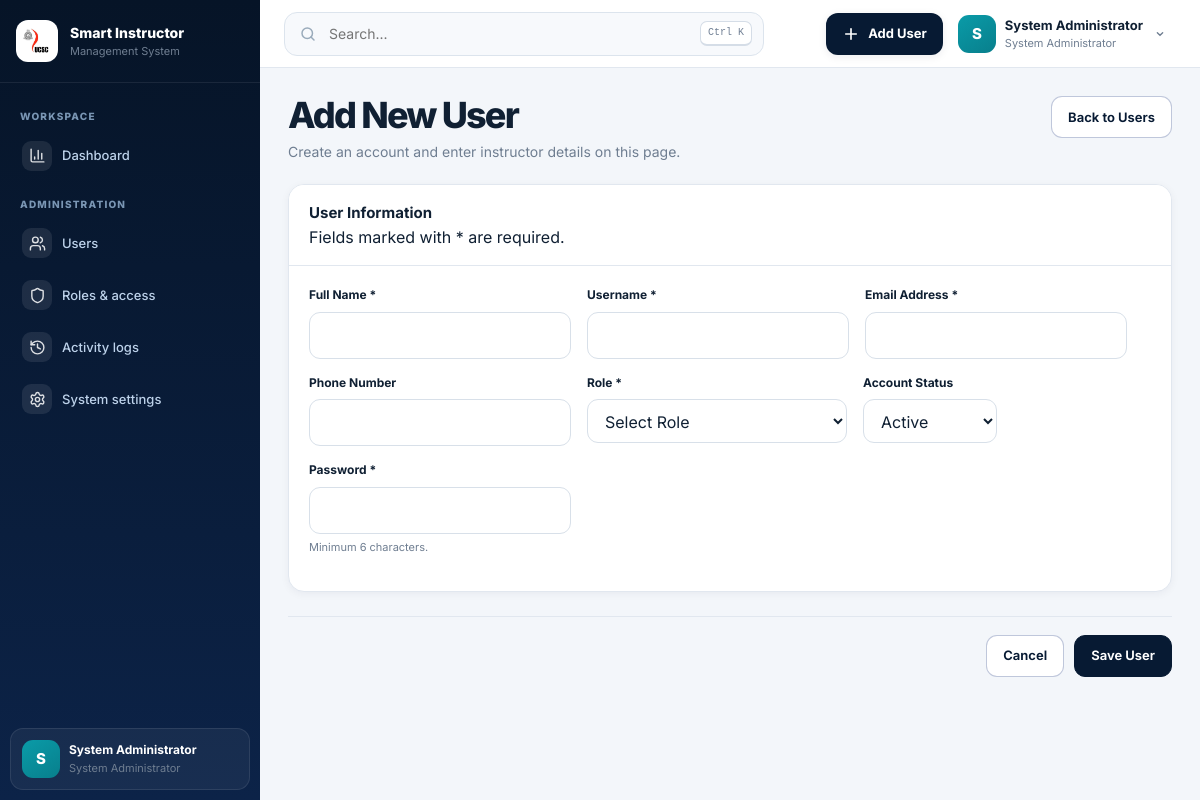
The page /admin/add_user.php (signed in) on the database its author committed.
### tables this page shows
CREATE TABLE `users` (
  `id` int(11) NOT NULL,
  `username` varchar(50) NOT NULL,
  `email` varchar(100) NOT NULL,
  `password` varchar(255) NOT NULL,
  `full_name` varchar(150) NOT NULL,
  `role_id` int(11) NOT NULL,
  `status` enum('active','inactive','suspended') DEFAULT 'active',
  `phone` varchar(20) DEFAULT NULL,
  `avatar_url` varchar(255) DEFAULT NULL,
  `created_at` timestamp NOT NULL DEFAULT current_timestamp(),
  `updated_at` timestamp NOT NULL DEFAULT current_timestamp() ON UPDATE current_timestamp()
);

CREATE TABLE `roles` (
  `id` int(11) NOT NULL,
  `role_name` varchar(100) NOT NULL,
  `description` text DEFAULT NULL,
  `created_at` timestamp NOT NULL DEFAULT current_timestamp()
);

### config/config.php (called while the page is built, shortened)
<?php
if (!function_exists('app_url')) {
    function app_url(string $path = ''): string {
        $path = ltrim($path, '/');
        return $path === '' ? SITE_URL : SITE_URL . '/' . $path;
    }
}

### includes/auth.php (called while the page is built, shortened)
<?php
require_once __DIR__ . '/../config/config.php';
require_once __DIR__ . '/../config/db.php';
function isLoggedIn() {
    return isset($_SESSION['user_id']) && !empty($_SESSION['user_id']);
}
function getCurrentUser() {
    global $pdo;
    static $cachedUser = null;
    if ($cachedUser === null) {
        $stmt = $pdo->prepare("SELECT u.*, r.role_name FROM users u JOIN roles r ON u.role_id = r.id WHERE u.id = ? LIMIT 1");
        $stmt->execute([$_SESSION['user_id']]);
        $cachedUser = $stmt->fetch();
    }
    return $cachedUser;
}
function getCurrentRoleId() {
    return isset($_SESSION['role_id']) ? (int)$_SESSION['role_id'] : null;
}
?>

### admin/add_user.php (the view, shortened to what this page needs)
<?php
require_once __DIR__ . '/../config/config.php';
require_once __DIR__ . '/../config/db.php';
require_once __DIR__ . '/../includes/auth.php';
require_once __DIR__ . '/../includes/functions.php';
include __DIR__ . '/../includes/header.php';
?>
<div class="page-toolbar"><div><h1>Add New User</h1><p>Create an account and enter instructor details on this page.</p></div><a href="<?= app_url('admin/users.php') ?>" class="btn btn-outline-primary">Back to Users</a></div>
<form method="POST" action="">
  <div class="card admin-form-card mb-4"><div class="card-header admin-form-header"><div><h5>User Information</h5><p>Fields marked with * are required.</p></div></div><div class="card-body"><div class="row g-4">
    <div class="col-lg-6"><label class="form-label" for="full_name">Full Name *</label><input id="full_name" name="full_name" class="form-control" required maxlength="150" value="<?= htmlspecialchars($_POST['full_name'] ?? '') ?>"></div>
    <div class="col-lg-6"><label class="form-label" for="username">Username *</label><input id="username" name="username" class="form-control" required maxlength="50" value="<?= htmlspecialchars($_POST['username'] ?? '') ?>"></div>
    <div class="col-lg-6"><label class="form-label" for="email">Email Address *</label><input id="email" type="email" name="email" class="form-control" required maxlength="100" value="<?= htmlspecialchars($_POST['email'] ?? '') ?>"></div>
    <div class="col-lg-6"><label class="form-label" for="phone">Phone Number</label><input id="phone" name="phone" class="form-control" maxlength="20" value="<?= htmlspecialchars($_POST['phone'] ?? '') ?>"></div>
    <div class="col-lg-6"><label class="form-label" for="role_id">Role *</label><select id="role_id" name="role_id" class="form-select" required><option value="">Select Role</option></select></div>
    <div class="col-lg-6"><label class="form-label" for="status">Account Status</label><select id="status" name="status" class="form-select"><?php foreach (['active' => 'Active', 'inactive' => 'Inactive', 'suspended' => 'Suspended'] as $value => $label): ?><option value="<?= $value ?>" <?= ($_POST['status'] ?? 'active') === $value ? 'selected' : '' ?>><?= $label ?></option><?php endforeach; ?></select></div>
    <div class="col-lg-6"><label class="form-label" for="password">Password *</label><input id="password" type="password" name="password" class="form-control" required minlength="6"><div class="form-text">Minimum 6 characters.</div></div>
  </div></div></div>
  <div class="admin-form-actions mb-4"><a href="<?= app_url('admin/users.php') ?>" class="btn btn-outline-primary">Cancel</a><button type="submit" class="btn btn-primary">Save User</button></div>
</form>
<?php include __DIR__ . '/../includes/footer.php'; ?>

### includes/sidebar.php (shortened to what this page needs)
<?php
require_once __DIR__ . '/../config/config.php';
require_once __DIR__ . '/auth.php';
$currentRole = (int)getCurrentRoleId();
$currentPage = basename($_SERVER['PHP_SELF'] ?? '');
$currentUser = getCurrentUser() ?: [];
if (!function_exists('sidebar_link')) {
    function sidebar_link(string $path, string $label, string $icon, string $currentPage): void {
        $active = basename($path) === $currentPage ? ' active' : '';
        $iconUrl = app_url('assets/icons/' . $icon . '.svg');
        echo '<li><a class="sidebar-link' . $active . '" href="' . htmlspecialchars(app_url($path)) . '">';
        echo '<span class="sidebar-icon"><img src="' . htmlspecialchars($iconUrl) . '" alt=""></span>';
        echo '<span>' . htmlspecialchars($label) . '</span></a></li>';
    }
}
?>
<aside class="sidebar" id="sidebar">
  <div class="sidebar-head">
    <span class="sidebar-emblem"><img src="<?= app_url('assets/images/ucsc-logo.png') ?>" alt="UCSC"></span>
    <div><strong>Smart Instructor</strong><small>Management System</small></div>
  </div>
  <nav aria-label="Main navigation">
    <p class="sidebar-label">Workspace</p>
    <ul class="sidebar-nav">
      <?php
      $dashMap = [
        ROLE_ADMIN => 'admin/dashboard.php',
        ROLE_INSTRUCTOR => 'instructor/dashboard.php',
        ROLE_COORDINATOR => 'coordinator/dashboard.php',
        ROLE_CHIEF_COORDINATOR => 'chief_coordinator/dashboard.php',
        ROLE_NON_ACADEMIC => 'non_academic/dashboard.php',
        ROLE_PROJECT_COORDINATOR => 'project_coordinator/coordinator_dashboard.php',
        ROLE_DIRECTOR => 'director/dashboard.php'
      ];
      sidebar_link($dashMap[$currentRole] ?? 'index.php', 'Dashboard', 'chart-column', $currentPage);
      if ($currentRole === ROLE_ADMIN) {
        echo '<p class="sidebar-label">Administration</p>';
      }
      ?>
    </ul>
  </nav>
  <div class="sidebar-user">
    <span class="avatar"><?= htmlspecialchars(strtoupper(substr((string)($currentUser['full_name'] ?? 'U'), 0, 1))) ?></span>
    <span><strong><?= htmlspecialchars($currentUser['full_name'] ?? 'UCSC User') ?></strong><small><?= htmlspecialchars($currentUser['role_name'] ?? 'System User') ?></small></span>
  </div>
</aside>

### includes/navbar.php (shortened to what this page needs)
<?php
$roleId = function_exists('getCurrentRoleId') ? (int)getCurrentRoleId() : 0;
$userAvatarUrl = !empty($_SESSION['avatar_url']) ? app_url($_SESSION['avatar_url']) : (!empty($currentUser['avatar_url']) ? app_url($currentUser['avatar_url']) : null);
$cleanName = trim(preg_replace('/^(Dr\.|Prof\.|Mr\.|Mrs\.|Ms\.)\s+/i', '', $displayName ?? 'User'));
$firstInitial = mb_substr($cleanName, 0, 1);
?>
<header class="topbar">
  <div class="topbar-inner">
    <div class="topbar-left">
      <div class="global-search" role="search">
        <svg viewBox="0 0 24 24" fill="none" stroke="currentColor" stroke-width="2" stroke-linecap="round"><circle cx="11" cy="11" r="7"/><path d="m20 20-4-4"/></svg>
        <input id="globalSearch" type="search" placeholder="Search..." aria-label="Search this page">
        <kbd>Ctrl K</kbd>
      </div>
    </div>
    <div class="top-actions">
      <?php if ($roleId === ROLE_ADMIN): ?>
      <div class="menu-wrap">
        <button class="primary-action" type="button" data-menu-button="quickMenu" aria-expanded="false">
          <svg viewBox="0 0 24 24" fill="none" stroke="currentColor" stroke-width="2.2" stroke-linecap="round"><path d="M12 5v14M5 12h14"/></svg>
          <span>Add User</span>
        </button>
      </div>
      <?php endif; ?>
      <div class="menu-wrap">
        <button class="profile-button" type="button" data-menu-button="profileMenu" aria-expanded="false">
          <?= sic_user_avatar($userAvatarUrl, $firstInitial, 'avatar') ?>
          <span class="profile-copy">
            <strong><?= htmlspecialchars($displayName) ?></strong>
            <small><?= htmlspecialchars($roleName) ?></small>
          </span>
          <svg class="chevron" viewBox="0 0 24 24" fill="none" stroke="currentColor" stroke-width="2" stroke-linecap="round"><path d="m8 10 4 4 4-4"/></svg>
        </button>
      </div>
    </div>
  </div>
</header>

### includes/functions.php (shortened to what this page needs)
<?php
require_once __DIR__ . '/../config/config.php';
require_once __DIR__ . '/../config/db.php';
require_once __DIR__ . '/auth.php';
function sic_user_avatar(?string $avatarUrl, string $fallbackInitial = 'U', string $class = 'avatar'): string {
    $class = htmlspecialchars($class, ENT_QUOTES, 'UTF-8');
    $initial = htmlspecialchars(mb_strtoupper($fallbackInitial !== '' ? mb_substr($fallbackInitial, 0, 1) : 'U'), ENT_QUOTES, 'UTF-8');
    return '<span class="' . $class . '">' . $initial . '</span>';
}

### rows shown on the page
users: full_name "S", full_name "System Administrator", role.role_name "System Administrator"

### other values the page prints
$label "Dashboard Users Roles & access Activity logs System settings"
form field status "Active"
